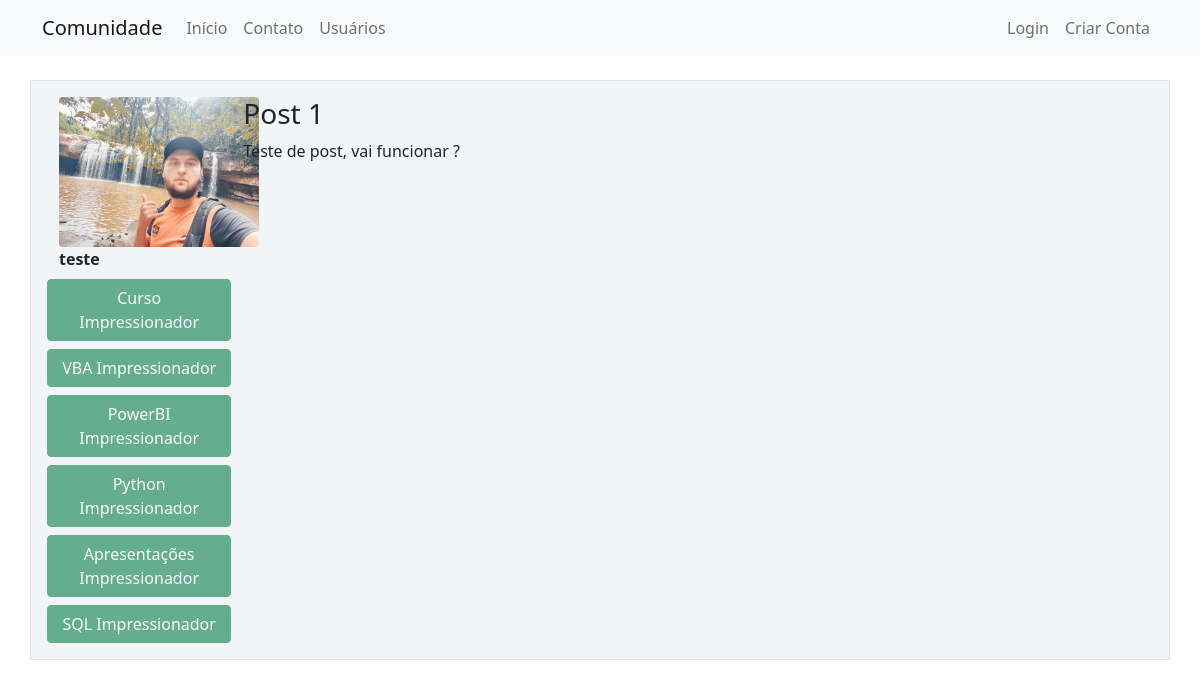
/post/1, run on an earlier commit of the app's database.
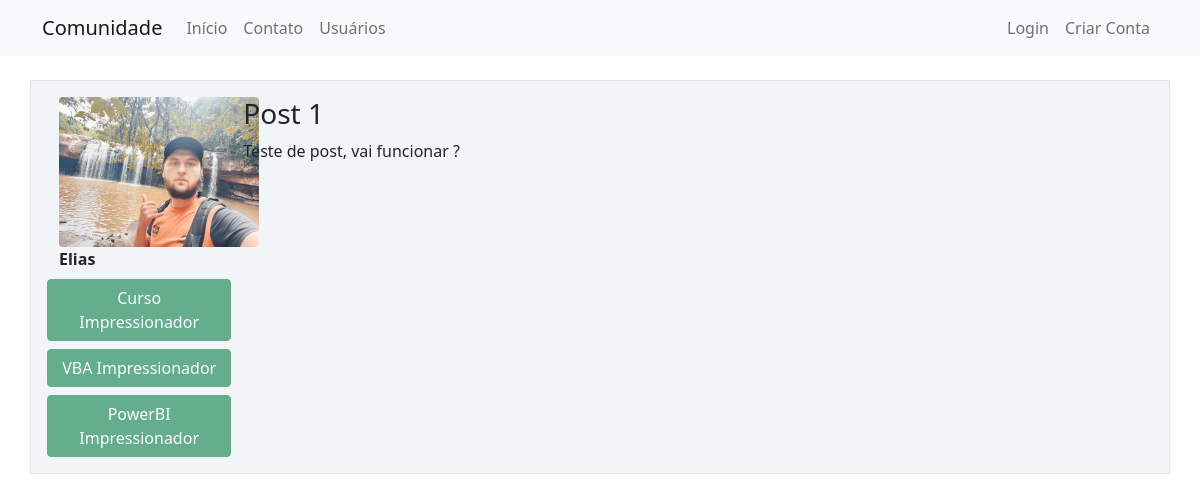
And on a later commit of the database.
### comunidadeimpressionadora/model.py (models this page shows)
class Usuario(database.Model, UserMixin):
    id = database.Column(database.Integer, primary_key=True)
    username = database.Column(database.String, nullable=False)
    email = database.Column(database.String, nullable=False, unique=True)
    senha = database.Column(database.String, nullable=False)
    foto_perfil = database.Column(database.String, default='default.jpg')
    post = database.relationship('Post', backref='autor', lazy=True)
    cursos = database.Column(database.String, default='usuario não informado', nullable=False)

### comunidadeimpressionadora/routes.py (the view)
@app.route('/post/<post_id>')
def exibir_post(post_id):
    post = Post.query.get(post_id)
    return render_template('post.html',post=post)

### comunidadeimpressionadora/templates/post.html
{%extends'base.html'%}
{%block body%}
<div class="container mt-3">
    <div class="row border mt-4 p-3 meupost">
        <div class="col col-2">
            <div class="image pe-2"><img
                    src="{{ url_for('static', filename='fotos_perfil/{}'.format( post.autor.foto_perfil))   }}"
                    class="rounded" width="200"></div>
            <Strong>{{ post.autor.username }} </Strong>
            <div class="row justify-content-center">
                {%for curso in post.autor.cursos.split(';')%}
                <button type="button " class="btn btn-success mt-2" disabled>{{curso}}</button>
                {%endfor%}
            </div>
        </div>
        <div class="col col-9">
            <h3>{{ post.titulo}}</h3>
            <p>{{ post.corpo }}</p>
        </div>
    </div>
</div>
{%endblock%}

What changed in the data, as far as the page shows it:
changed Usuario: autor.username "teste" → "Elias"
Also different on the page:
list line gone: "Python Impressionador"
list line gone: "Apresentações Impressionador"
list line gone: "SQL Impressionador"
